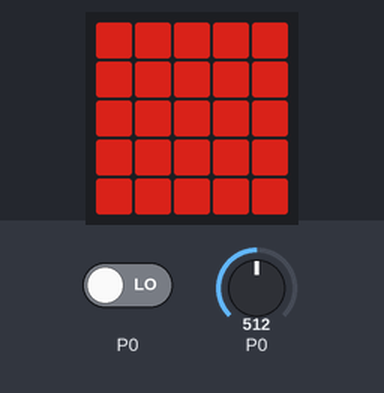
Simulated run of this program. Board: BBC micro:bit running MicroPython. Parts: the board's 5×5 LED display. Inputs (shaded band) come from the test bench; at power-on: P0 = 512, P0 LOW (analog values on the 0–1023 scale). Dim RGB values are drawn brighter than linear.

Above: at 1.2 s.
1.3 s: P0 set to 998
At 1.8 s:
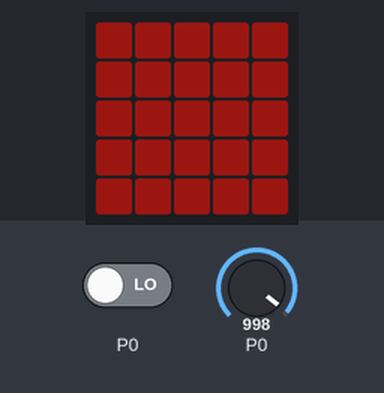
2.8 s: P0 set to 1017
At 4.0 s:
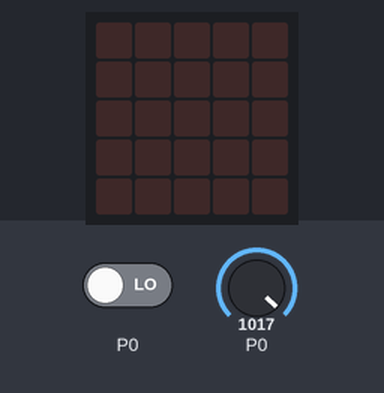
4.3 s: P0 set to 511
At 5.3 s:
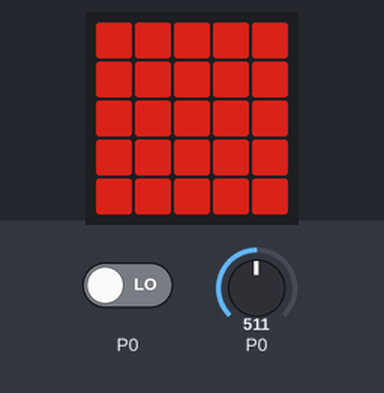
5.8 s: P0 set to 1023
At 6.4 s:
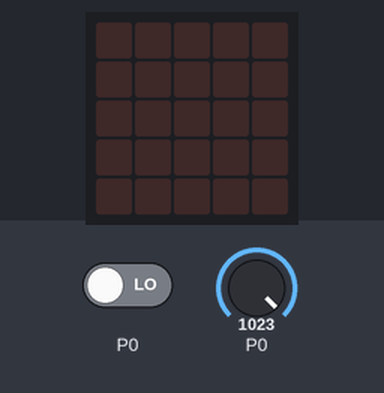
Timing chart, 0 to 8.3 s (numbered marks = the images above; inputs shaded):
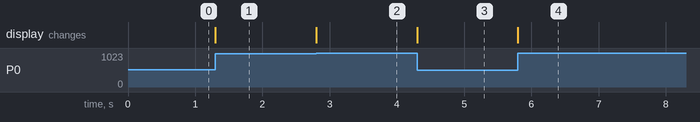

Measured:
- the behaviour switches between 1016 and 1017 on P0 (found by bisection; images 1 and 2)
- after the input at 1.3 s, the display: changes at once (image 1)
- after the input at 2.8 s, the display: changes at once (image 2)
- after the input at 4.3 s, the display: changes at once (image 3)
- after the input at 5.8 s, the display: changes at once (image 4)

The program:

MicroBit_NightLight.py
```python
from microbit import *

all_on = Image()
pin0.read_digital()

while True:
    value = pin0.read_analog()

    light_level = int(value / 113)
    lamp_level = 9 - light_level
    all_on.fill(lamp_level)

    display.show(all_on)
    
```
